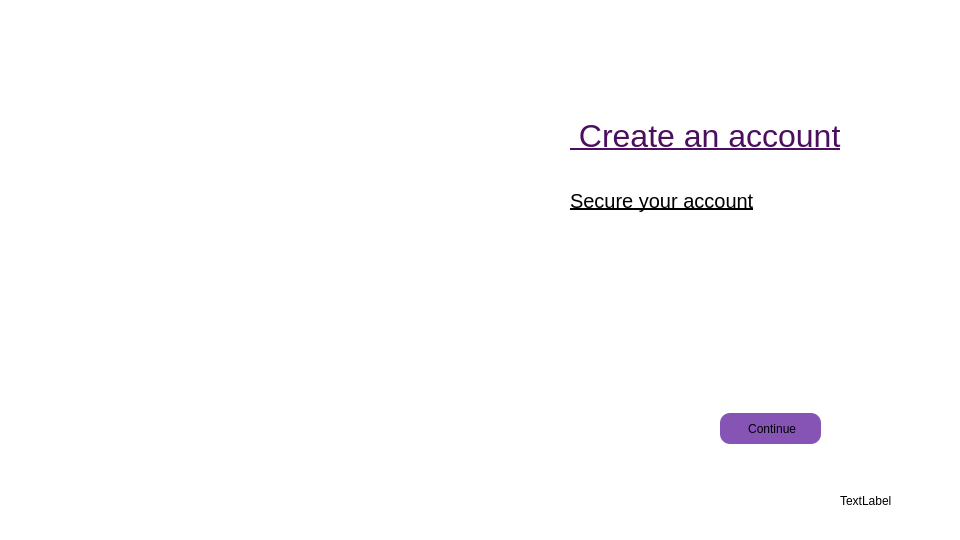
<?xml version="1.0" encoding="UTF-8"?>
<ui version="4.0">
 <class>signin3</class>
 <widget class="QMainWindow" name="signin3">
  <property name="geometry">
   <rect>
    <x>0</x>
    <y>0</y>
    <width>960</width>
    <height>540</height>
   </rect>
  </property>
  <property name="windowTitle">
   <string>MainWindow</string>
  </property>
  <property name="styleSheet">
   <string notr="true">background-color:rgb(255,255,255);
</string>
  </property>
  <widget class="QWidget" name="centralwidget">
   <property name="styleSheet">
    <string notr="true">border-image:none;
border-color:none;
</string>
   </property>
   <widget class="QLabel" name="label">
    <property name="geometry">
     <rect>
      <x>100</x>
      <y>120</y>
      <width>321</width>
      <height>311</height>
     </rect>
    </property>
    <property name="styleSheet">
     <string notr="true">border-image: url(:/new/background-images/resources/sign in 1.png);</string>
    </property>
    <property name="text">
     <string/>
    </property>
   </widget>
   <widget class="QLabel" name="label_2">
    <property name="geometry">
     <rect>
      <x>570</x>
      <y>110</y>
      <width>291</width>
      <height>51</height>
     </rect>
    </property>
    <property name="styleSheet">
     <string notr="true">color:rgb(76,15,96);
font-size:32px;
text-decoration: underline;</string>
    </property>
    <property name="text">
     <string> Create an account</string>
    </property>
   </widget>
   <widget class="QLabel" name="label_3">
    <property name="geometry">
     <rect>
      <x>570</x>
      <y>180</y>
      <width>331</width>
      <height>41</height>
     </rect>
    </property>
    <property name="styleSheet">
     <string notr="true">font-size:20px;
color:rgb(0,0,0);
text-decoration: underline;</string>
    </property>
    <property name="text">
     <string>Secure your account</string>
    </property>
   </widget>
   <widget class="QLabel" name="label_5">
    <property name="geometry">
     <rect>
      <x>840</x>
      <y>460</y>
      <width>111</width>
      <height>81</height>
     </rect>
    </property>
    <property name="styleSheet">
     <string notr="true">border-image: url(:/new/background-images/resources/logo.png);</string>
    </property>
    <property name="text">
     <string>TextLabel</string>
    </property>
   </widget>
   <widget class="QLabel" name="label_6">
    <property name="geometry">
     <rect>
      <x>0</x>
      <y>0</y>
      <width>971</width>
      <height>91</height>
     </rect>
    </property>
    <property name="styleSheet">
     <string notr="true">border-image: url(:/new/background-images/resources/spendeise.png);</string>
    </property>
    <property name="text">
     <string/>
    </property>
   </widget>
   <widget class="QPushButton" name="pushButton">
    <property name="geometry">
     <rect>
      <x>720</x>
      <y>413</y>
      <width>101</width>
      <height>31</height>
     </rect>
    </property>
    <property name="styleSheet">
     <string notr="true">background-color:rgb(133,84,181);
border-radius:10px;
</string>
    </property>
    <property name="text">
     <string> Continue</string>
    </property>
   </widget>
  </widget>
  <widget class="QStatusBar" name="statusbar"/>
 </widget>
 <resources/>
 <connections/>
</ui>
